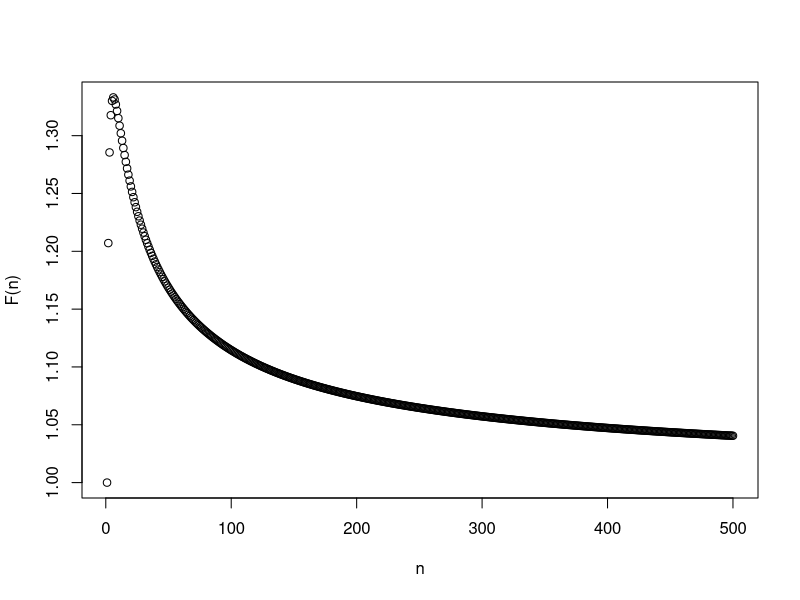

Write the R code that produced this figure.
## ---- chunk 1
numerator <- function(N){
  if(N==1){
    return(1)
  }
  return(N^(1/N) + numerator(N-1))
}

fn <- function(N){
  return(numerator(N)/N)
}
## ---- chunk 2
#| echo: false
#| warning: false
#| fig-width: 8
#| fig-height: 6

n <- 1:500
y <- lapply(n, fn)

plot(n,y, xlab="n", ylab="F(n)")
